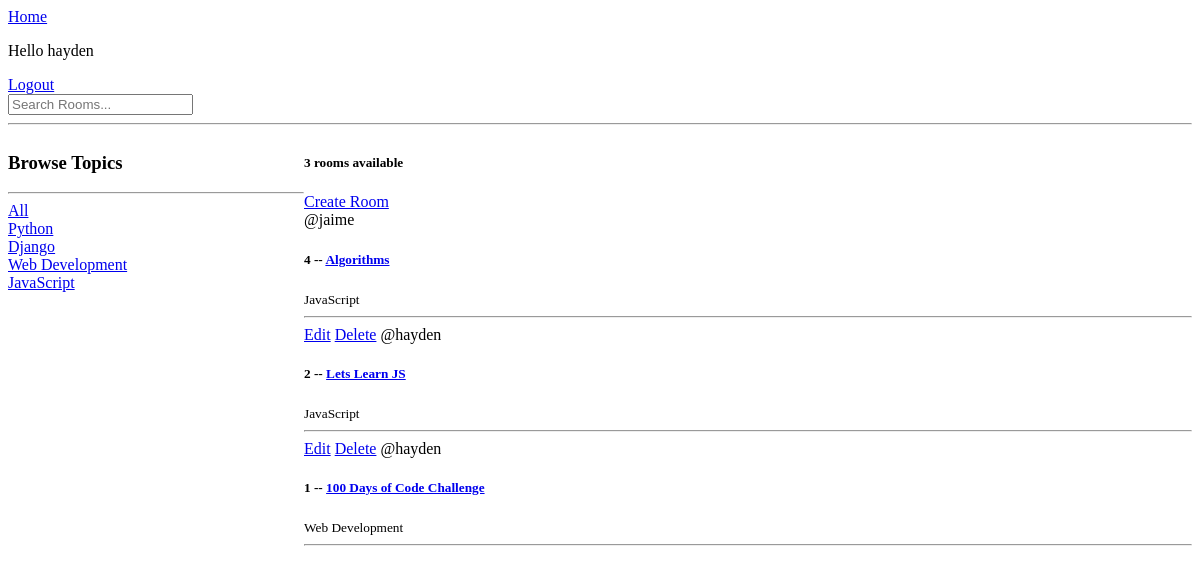
The app's page / (signed in), older data.
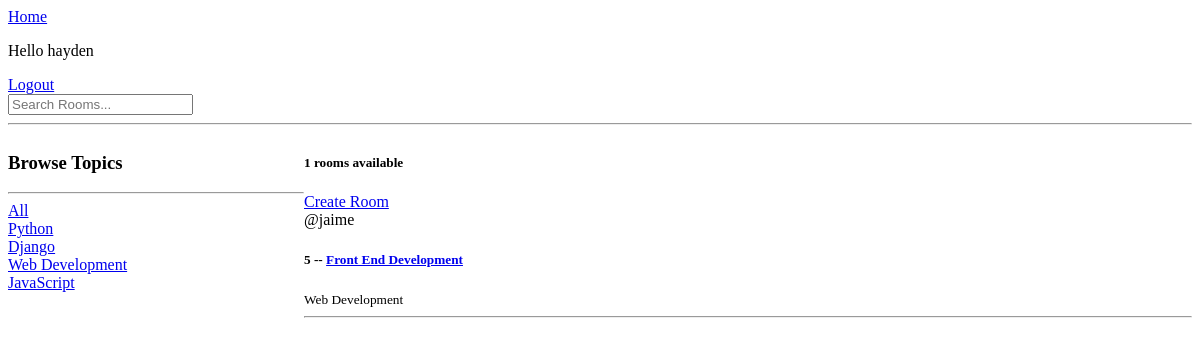
The same page, newer data.
### base/models.py (models this page shows, shortened)
class Topic(models.Model):
  name = models.CharField(max_length=200)

class Room(models.Model):
  host = models.ForeignKey(User, on_delete=models.SET_NULL, null=True)
  topic = models.ForeignKey(Topic, on_delete=models.SET_NULL, null=True)
  name = models.CharField(max_length=200)
  description = models.TextField(null=True, blank=True)
  updated = models.DateTimeField(auto_now=True)
  created = models.DateTimeField(auto_now_add=True)
  class Meta:
    ordering = ['-updated', '-created']

### base/views.py (the view)
# urls.py: path('', views.home, name="home"),
def home(req):
  q = req.GET.get('q') if req.GET.get('q') != None else ''
  rooms = Room.objects.filter(
    Q(topic__name__icontains=q) |
    Q(name__icontains=q) |
    Q(description__icontains=q)
  )
  topics = Topic.objects.all()
  room_count = rooms.count()
  context = {'rooms': rooms, 'topics': topics, 'room_count': room_count}
  return render(req, 'base/home.html', context)

### base/templates/base/home.html (shortened to what this page needs)
{% extends 'main.html' %} {% block content %}
<div class="home-container">
  <div>
    <h3>Browse Topics</h3>
    <hr />
    <div>
      <a href="{% url 'home' %}">All</a>
    </div>
    {% for topic in topics %}
    <div>
      <a href="{% url 'home' %}?q={{topic.name}}">{{topic.name}}</a>
    </div>
    {% endfor %}
  </div>
  <div>
    <h5>{{room_count}} rooms available</h5>
    <a href="{% url 'create-room' %}">Create Room</a>
    <div>
      {% for room in rooms %}
      <div>
        {% if request.user == room.host %}
        <a href="{% url 'update-room' room.id %}">Edit</a>
        <a href="{% url 'delete-room' room.id %}">Delete</a>
        {% endif %}
        <span>@{{room.host.username}}</span>
        <h5>
          {{room.id}} -- <a href="{% url 'room' room.id%}">{{room.name}}</a>
        </h5>
        <small>{{room.topic.name}}</small>
        <hr />
      </div>
      {% endfor %}
    </div>
  </div>
</div>
{% endblock content %}

Row changes from the older to the newer data that the page shows:
removed Room: host.username "jaime", id "4", name "Algorithms", topic.name "JavaScript"
removed Room: shows "Edit", host.username "hayden", id "2", name "Lets Learn JS", topic.name "JavaScript"
removed Room: shows "Edit", host.username "hayden", id "1", name "100 Days of Code Challenge", topic.name "Web Development"
added Room: host.username "jaime", id "5", name "Front End Development", topic.name "Web Development"
Text that changed along with them:
{{ room_count }}: "3" → "1"
